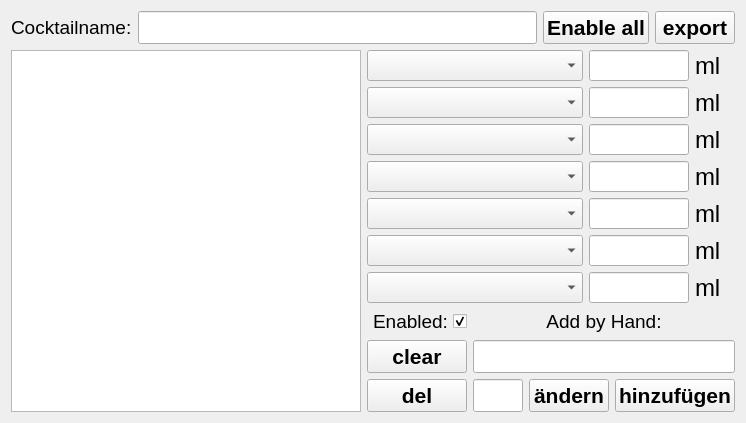
      <widget class="QWidget" name="tab_3">
       <attribute name="title">
        <string>Rezepte</string>
       </attribute>
       <layout class="QHBoxLayout" name="horizontalLayout_4">
        <item>
         <layout class="QVBoxLayout" name="verticalLayout_17">
          <item>
           <layout class="QHBoxLayout" name="horizontalLayout_15">
            <item>
             <widget class="QLabel" name="label_23">
              <property name="maximumSize">
               <size>
                <width>16777215</width>
                <height>100</height>
               </size>
              </property>
              <property name="font">
               <font>
                <pointsize>14</pointsize>
               </font>
              </property>
              <property name="text">
               <string>Cocktailname:</string>
              </property>
             </widget>
            </item>
            <item>
             <widget class="ClickableLineEdit" name="LECocktail">
              <property name="maximumSize">
               <size>
                <width>16777215</width>
                <height>100</height>
               </size>
              </property>
              <property name="font">
               <font>
                <pointsize>14</pointsize>
               </font>
              </property>
              <property name="placeholderText">
               <string/>
              </property>
              <property name="cssClass" stdset="0">
               <string>secondary</string>
              </property>
             </widget>
            </item>
            <item>
             <widget class="QPushButton" name="PBenable">
              <property name="maximumSize">
               <size>
                <width>16777215</width>
                <height>100</height>
               </size>
              </property>
              <property name="font">
               <font>
                <pointsize>16</pointsize>
                <weight>75</weight>
                <bold>true</bold>
               </font>
              </property>
              <property name="text">
               <string>Enable all</string>
              </property>
             </widget>
            </item>
            <item>
             <widget class="QPushButton" name="PBRnull">
              <property name="maximumSize">
               <size>
                <width>220</width>
                <height>100</height>
               </size>
              </property>
              <property name="font">
               <font>
                <pointsize>16</pointsize>
                <weight>75</weight>
                <bold>true</bold>
               </font>
              </property>
              <property name="layoutDirection">
               <enum>Qt::LeftToRight</enum>
              </property>
              <property name="text">
               <string>export</string>
              </property>
             </widget>
            </item>
           </layout>
          </item>
          <item>
           <layout class="QHBoxLayout" name="horizontalLayout_3">
            <item>
             <widget class="QListWidget" name="LWRezepte">
              <property name="minimumSize">
               <size>
                <width>350</width>
                <height>0</height>
               </size>
              </property>
              <property name="maximumSize">
               <size>
                <width>900</width>
                <height>1500</height>
               </size>
              </property>
              <property name="font">
               <font>
                <pointsize>20</pointsize>
               </font>
              </property>
              <property name="styleSheet">
               <string notr="true"/>
              </property>
              <property name="horizontalScrollBarPolicy">
               <enum>Qt::ScrollBarAlwaysOff</enum>
              </property>
              <property name="sortingEnabled">
               <bool>true</bool>
              </property>
             </widget>
            </item>
            <item>
             <layout class="QVBoxLayout" name="verticalLayout_16">
              <item>
               <layout class="QGridLayout" name="gridLayout">
                <item row="0" column="1">
                 <widget class="ClickableLineEdit" name="LER1">
                  <property name="minimumSize">
                   <size>
                    <width>0</width>
                    <height>28</height>
                   </size>
                  </property>
                  <property name="maximumSize">
                   <size>
                    <width>100</width>
                    <height>100</height>
                   </size>
                  </property>
                  <property name="font">
                   <font>
                    <pointsize>14</pointsize>
                   </font>
                  </property>
                  <property name="alignment">
                   <set>Qt::AlignRight|Qt::AlignTrailing|Qt::AlignVCenter</set>
                  </property>
                  <property name="cssClass" stdset="0">
                   <string>secondary</string>
                  </property>
                 </widget>
                </item>
                <item row="3" column="2">
                 <widget class="QLabel" name="label_8">
                  <property name="maximumSize">
                   <size>
                    <width>40</width>
                    <height>100</height>
                   </size>
                  </property>
                  <property name="font">
                   <font>
                    <pointsize>18</pointsize>
                    <weight>50</weight>
                    <bold>false</bold>
                   </font>
                  </property>
                  <property name="text">
                   <string>ml</string>
                  </property>
                 </widget>
                </item>
                <item row="0" column="2">
                 <widget class="QLabel" name="label_7">
                  <property name="maximumSize">
                   <size>
                    <width>40</width>
                    <height>100</height>
                   </size>
                  </property>
                  <property name="font">
                   <font>
                    <pointsize>18</pointsize>
                    <weight>50</weight>
                    <bold>false</bold>
                   </font>
                  </property>
                  <property name="text">
                   <string>ml</string>
                  </property>
                 </widget>
                </item>
                <item row="1" column="2">
                 <widget class="QLabel" name="label_5">
                  <property name="maximumSize">
                   <size>
                    <width>40</width>
                    <height>100</height>
                   </size>
                  </property>
                  <property name="font">
                   <font>
                    <pointsize>18</pointsize>
                    <weight>50</weight>
                    <bold>false</bold>
                   </font>
                  </property>
                  <property name="text">
                   <string>ml</string>
                  </property>
                 </widget>
                </item>
                <item row="0" column="0">
                 <widget class="QComboBox" name="CBR1">
                  <property name="minimumSize">
                   <size>
                    <width>103</width>
                    <height>28</height>
                   </size>
                  </property>
                  <property name="maximumSize">
                   <size>
                    <width>16777215</width>
                    <height>100</height>
                   </size>
                  </property>
                  <property name="font">
                   <font>
                    <pointsize>14</pointsize>
                    <weight>50</weight>
                    <bold>false</bold>
                   </font>
                  </property>
                 </widget>
                </item>
                <item row="6" column="2">
                 <widget class="QLabel" name="label_10">
                  <property name="maximumSize">
                   <size>
                    <width>40</width>
                    <height>100</height>
                   </size>
                  </property>
                  <property name="font">
                   <font>
                    <pointsize>18</pointsize>
                    <weight>50</weight>
                    <bold>false</bold>
                   </font>
                  </property>
                  <property name="text">
                   <string>ml</string>
                  </property>
                 </widget>
                </item>
                <item row="2" column="2">
                 <widget class="QLabel" name="label_9">
                  <property name="maximumSize">
                   <size>
                    <width>40</width>
                    <height>100</height>
                   </size>
                  </property>
                  <property name="font">
                   <font>
                    <pointsize>18</pointsize>
                    <weight>50</weight>
                    <bold>false</bold>
                   </font>
                  </property>
                  <property name="text">
                   <string>ml</string>
                  </property>
                 </widget>
                </item>
                <item row="4" column="2">
                 <widget class="QLabel" name="label_3">
                  <property name="maximumSize">
                   <size>
                    <width>40</width>
                    <height>100</height>
                   </size>
                  </property>
                  <property name="font">
                   <font>
                    <pointsize>18</pointsize>
                    <weight>50</weight>
                    <bold>false</bold>
                   </font>
                  </property>
                  <property name="text">
                   <string>ml</string>
                  </property>
                 </widget>
                </item>
                <item row="1" column="1">
                 <widget class="ClickableLineEdit" name="LER2">
                  <property name="minimumSize">
                   <size>
                    <width>0</width>
                    <height>28</height>
                   </size>
                  </property>
                  <property name="maximumSize">
                   <size>
                    <width>100</width>
                    <height>100</height>
                   </size>
                  </property>
                  <property name="font">
                   <font>
                    <pointsize>14</pointsize>
                   </font>
                  </property>
                  <property name="alignment">
                   <set>Qt::AlignRight|Qt::AlignTrailing|Qt::AlignVCenter</set>
                  </property>
                  <property name="cssClass" stdset="0">
                   <string>secondary</string>
                  </property>
                 </widget>
                </item>
                <item row="2" column="1">
                 <widget class="ClickableLineEdit" name="LER3">
                  <property name="minimumSize">
                   <size>
                    <width>0</width>
                    <height>28</height>
                   </size>
                  </property>
                  <property name="maximumSize">
                   <size>
                    <width>100</width>
                    <height>100</height>
                   </size>
                  </property>
                  <property name="font">
                   <font>
                    <pointsize>14</pointsize>
                   </font>
                  </property>
                  <property name="alignment">
                   <set>Qt::AlignRight|Qt::AlignTrailing|Qt::AlignVCenter</set>
                  </property>
                  <property name="cssClass" stdset="0">
                   <string>secondary</string>
                  </property>
                 </widget>
                </item>
                <item row="5" column="2">
                 <widget class="QLabel" name="label_6">
                  <property name="maximumSize">
                   <size>
                    <width>40</width>
                    <height>100</height>
                   </size>
                  </property>
                  <property name="font">
                   <font>
                    <pointsize>18</pointsize>
                    <weight>50</weight>
                    <bold>false</bold>
                   </font>
                  </property>
                  <property name="text">
                   <string>ml</string>
                  </property>
                 </widget>
                </item>
                <item row="5" column="1">
                 <widget class="ClickableLineEdit" name="LER6">
                  <property name="minimumSize">
                   <size>
                    <width>0</width>
                    <height>28</height>
                   </size>
                  </property>
                  <property name="maximumSize">
                   <size>
                    <width>100</width>
                    <height>100</height>
                   </size>
                  </property>
                  <property name="font">
                   <font>
                    <pointsize>14</pointsize>
                   </font>
                  </property>
                  <property name="alignment">
                   <set>Qt::AlignRight|Qt::AlignTrailing|Qt::AlignVCenter</set>
                  </property>
                  <property name="cssClass" stdset="0">
                   <string>secondary</string>
                  </property>
                 </widget>
                </item>
                <item row="4" column="1">
                 <widget class="ClickableLineEdit" name="LER5">
                  <property name="minimumSize">
                   <size>
                    <width>0</width>
                    <height>28</height>
                   </size>
                  </property>
                  <property name="maximumSize">
                   <size>
                    <width>100</width>
                    <height>100</height>
                   </size>
                  </property>
                  <property name="font">
                   <font>
                    <pointsize>14</pointsize>
                   </font>
                  </property>
                  <property name="alignment">
                   <set>Qt::AlignRight|Qt::AlignTrailing|Qt::AlignVCenter</set>
                  </property>
                  <property name="cssClass" stdset="0">
                   <string>secondary</string>
                  </property>
                 </widget>
                </item>
                <item row="6" column="1">
                 <widget class="ClickableLineEdit" name="LER7">
                  <property name="minimumSize">
                   <size>
                    <width>0</width>
                    <height>28</height>
                   </size>
                  </property>
                  <property name="maximumSize">
                   <size>
                    <width>100</width>
                    <height>100</height>
                   </size>
                  </property>
                  <property name="font">
                   <font>
                    <pointsize>14</pointsize>
                   </font>
                  </property>
                  <property name="alignment">
                   <set>Qt::AlignRight|Qt::AlignTrailing|Qt::AlignVCenter</set>
                  </property>
                  <property name="cssClass" stdset="0">
                   <string>secondary</string>
                  </property>
                 </widget>
                </item>
                <item row="3" column="1">
                 <widget class="ClickableLineEdit" name="LER4">
                  <property name="minimumSize">
                   <size>
                    <width>0</width>
                    <height>28</height>
                   </size>
                  </property>
                  <property name="maximumSize">
                   <size>
                    <width>100</width>
                    <height>100</height>
                   </size>
                  </property>
                  <property name="font">
                   <font>
                    <pointsize>14</pointsize>
                   </font>
                  </property>
                  <property name="alignment">
                   <set>Qt::AlignRight|Qt::AlignTrailing|Qt::AlignVCenter</set>
                  </property>
                  <property name="cssClass" stdset="0">
                   <string>secondary</string>
                  </property>
                 </widget>
                </item>
                <item row="1" column="0">
                 <widget class="QComboBox" name="CBR2">
                  <property name="minimumSize">
                   <size>
                    <width>103</width>
                    <height>28</height>
                   </size>
                  </property>
                  <property name="maximumSize">
                   <size>
                    <width>16777215</width>
                    <height>100</height>
                   </size>
                  </property>
                  <property name="font">
                   <font>
                    <pointsize>14</pointsize>
                    <weight>50</weight>
                    <bold>false</bold>
                   </font>
                  </property>
                 </widget>
                </item>
                <item row="2" column="0">
                 <widget class="QComboBox" name="CBR3">
                  <property name="minimumSize">
                   <size>
                    <width>103</width>
                    <height>28</height>
                   </size>
                  </property>
                  <property name="maximumSize">
                   <size>
                    <width>16777215</width>
                    <height>100</height>
                   </size>
                  </property>
                  <property name="font">
                   <font>
                    <pointsize>14</pointsize>
                    <weight>50</weight>
                    <bold>false</bold>
                   </font>
                  </property>
                 </widget>
                </item>
                <item row="3" column="0">
                 <widget class="QComboBox" name="CBR4">
                  <property name="minimumSize">
                   <size>
                    <width>103</width>
                    <height>28</height>
                   </size>
                  </property>
                  <property name="maximumSize">
                   <size>
                    <width>16777215</width>
                    <height>100</height>
                   </size>
                  </property>
                  <property name="font">
                   <font>
                    <pointsize>14</pointsize>
                    <weight>50</weight>
                    <bold>false</bold>
                   </font>
                  </property>
                 </widget>
                </item>
                <item row="4" column="0">
                 <widget class="QComboBox" name="CBR5">
                  <property name="minimumSize">
                   <size>
                    <width>103</width>
                    <height>28</height>
                   </size>
                  </property>
                  <property name="maximumSize">
                   <size>
                    <width>16777215</width>
                    <height>100</height>
                   </size>
                  </property>
                  <property name="font">
                   <font>
                    <pointsize>14</pointsize>
                    <weight>50</weight>
                    <bold>false</bold>
                   </font>
                  </property>
                 </widget>
                </item>
                <item row="5" column="0">
                 <widget class="QComboBox" name="CBR6">
                  <property name="minimumSize">
                   <size>
                    <width>103</width>
                    <height>28</height>
                   </size>
                  </property>
                  <property name="maximumSize">
                   <size>
                    <width>16777215</width>
                    <height>100</height>
                   </size>
                  </property>
                  <property name="font">
                   <font>
                    <pointsize>14</pointsize>
                    <weight>50</weight>
                    <bold>false</bold>
                   </font>
                  </property>
                 </widget>
                </item>
                <item row="6" column="0">
                 <widget class="QComboBox" name="CBR7">
                  <property name="minimumSize">
                   <size>
                    <width>103</width>
                    <height>28</height>
                   </size>
                  </property>
                  <property name="maximumSize">
                   <size>
                    <width>16777215</width>
                    <height>100</height>
                   </size>
                  </property>
                  <property name="font">
                   <font>
                    <pointsize>14</pointsize>
                    <weight>50</weight>
                    <bold>false</bold>
                   </font>
                  </property>
                 </widget>
                </item>
               </layout>
              </item>
              <item>
               <layout class="QGridLayout" name="gridLayout_3">
                <item row="0" column="0">
                 <widget class="QCheckBox" name="CHBenabled">
                  <property name="maximumSize">
                   <size>
                    <width>16777215</width>
                    <height>25</height>
                   </size>
                  </property>
                  <property name="font">
                   <font>
                    <pointsize>14</pointsize>
                    <strikeout>false</strikeout>
                   </font>
                  </property>
                  <property name="layoutDirection">
                   <enum>Qt::RightToLeft</enum>
                  </property>
                  <property name="text">
                   <string>Enabled:</string>
                  </property>
                  <property name="checked">
                   <bool>true</bool>
                  </property>
                 </widget>
                </item>
                <item row="1" column="0">
                 <widget class="QPushButton" name="PBclear">
                  <property name="minimumSize">
                   <size>
                    <width>0</width>
                    <height>30</height>
                   </size>
                  </property>
                  <property name="maximumSize">
                   <size>
                    <width>16777215</width>
                    <height>60</height>
                   </size>
                  </property>
                  <property name="font">
                   <font>
                    <pointsize>16</pointsize>
                    <weight>75</weight>
                    <bold>true</bold>
                   </font>
                  </property>
                  <property name="text">
                   <string>clear</string>
                  </property>
                 </widget>
                </item>
                <item row="2" column="0">
                 <widget class="QPushButton" name="PBdelete">
                  <property name="minimumSize">
                   <size>
                    <width>0</width>
                    <height>30</height>
                   </size>
                  </property>
                  <property name="maximumSize">
                   <size>
                    <width>16777215</width>
                    <height>60</height>
                   </size>
                  </property>
                  <property name="font">
                   <font>
                    <pointsize>16</pointsize>
                    <weight>75</weight>
                    <bold>true</bold>
                   </font>
                  </property>
                  <property name="text">
                   <string>del</string>
                  </property>
                 </widget>
                </item>
                <item row="2" column="2">
                 <widget class="QPushButton" name="PBRezeptaktualisieren">
                  <property name="minimumSize">
                   <size>
                    <width>0</width>
                    <height>30</height>
                   </size>
                  </property>
                  <property name="maximumSize">
                   <size>
                    <width>16777215</width>
                    <height>60</height>
                   </size>
                  </property>
                  <property name="font">
                   <font>
                    <pointsize>16</pointsize>
                    <weight>75</weight>
                    <bold>true</bold>
                   </font>
                  </property>
                  <property name="text">
                   <string>ändern</string>
                  </property>
                 </widget>
                </item>
                <item row="2" column="1">
                 <widget class="ClickableLineEdit" name="LEpw">
                  <property name="minimumSize">
                   <size>
                    <width>0</width>
                    <height>30</height>
                   </size>
                  </property>
                  <property name="maximumSize">
                   <size>
                    <width>50</width>
                    <height>60</height>
                   </size>
                  </property>
                  <property name="echoMode">
                   <enum>QLineEdit::Password</enum>
                  </property>
                 </widget>
                </item>
                <item row="2" column="3">
                 <widget class="QPushButton" name="PBRezepthinzu">
                  <property name="minimumSize">
                   <size>
                    <width>90</width>
                    <height>30</height>
                   </size>
                  </property>
                  <property name="maximumSize">
                   <size>
                    <width>16777215</width>
                    <height>60</height>
                   </size>
                  </property>
                  <property name="font">
                   <font>
                    <pointsize>16</pointsize>
                    <weight>75</weight>
                    <bold>true</bold>
                   </font>
                  </property>
                  <property name="text">
                   <string>hinzufügen</string>
                  </property>
                  <property name="cssClass" stdset="0">
                   <string>btn-inverted</string>
                  </property>
                 </widget>
                </item>
                <item row="0" column="1" colspan="3">
                 <widget class="QLabel" name="LRHandAdd">
                  <property name="maximumSize">
                   <size>
                    <width>16777215</width>
                    <height>25</height>
                   </size>
                  </property>
                  <property name="font">
                   <font>
                    <pointsize>14</pointsize>
                   </font>
                  </property>
                  <property name="text">
                   <string>Add by Hand:</string>
                  </property>
                  <property name="alignment">
                   <set>Qt::AlignCenter</set>
                  </property>
                  <property name="cssClass" stdset="0">
                   <string>secondary</string>
                  </property>
                 </widget>
                </item>
                <item row="1" column="1" colspan="3">
                 <widget class="ClickableLineEdit" name="LEKommentar">
                  <property name="minimumSize">
                   <size>
                    <width>0</width>
                    <height>30</height>
                   </size>
                  </property>
                  <property name="maximumSize">
                   <size>
                    <width>16777215</width>
                    <height>60</height>
                   </size>
                  </property>
                 </widget>
                </item>
               </layout>
              </item>
             </layout>
            </item>
           </layout>
          </item>
         </layout>
        </item>
       </layout>
      </widget>
